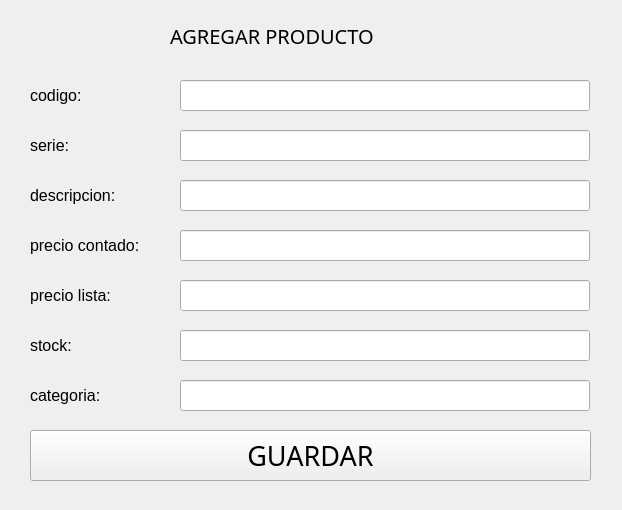
<?xml version="1.0" encoding="UTF-8"?>
<ui version="4.0">
 <class>ventanaAgregarProducto</class>
 <widget class="QMainWindow" name="ventanaAgregarProducto">
  <property name="geometry">
   <rect>
    <x>0</x>
    <y>0</y>
    <width>622</width>
    <height>510</height>
   </rect>
  </property>
  <property name="windowTitle">
   <string>MainWindow</string>
  </property>
  <widget class="QWidget" name="centralwidget">
   <widget class="QLabel" name="labelAgregarProducto">
    <property name="geometry">
     <rect>
      <x>170</x>
      <y>10</y>
      <width>300</width>
      <height>51</height>
     </rect>
    </property>
    <property name="font">
     <font>
      <family>Arial Black</family>
      <pointsize>15</pointsize>
     </font>
    </property>
    <property name="text">
     <string>AGREGAR PRODUCTO</string>
    </property>
   </widget>
   <widget class="QLabel" name="labelCodigo">
    <property name="geometry">
     <rect>
      <x>30</x>
      <y>80</y>
      <width>71</width>
      <height>31</height>
     </rect>
    </property>
    <property name="font">
     <font>
      <family>Arial</family>
      <pointsize>12</pointsize>
     </font>
    </property>
    <property name="text">
     <string>codigo:</string>
    </property>
   </widget>
   <widget class="QLabel" name="labelSerie">
    <property name="geometry">
     <rect>
      <x>30</x>
      <y>130</y>
      <width>71</width>
      <height>31</height>
     </rect>
    </property>
    <property name="font">
     <font>
      <family>Arial</family>
      <pointsize>12</pointsize>
     </font>
    </property>
    <property name="text">
     <string>serie:</string>
    </property>
   </widget>
   <widget class="QLabel" name="labelDescripcion">
    <property name="geometry">
     <rect>
      <x>30</x>
      <y>180</y>
      <width>111</width>
      <height>31</height>
     </rect>
    </property>
    <property name="font">
     <font>
      <family>Arial</family>
      <pointsize>12</pointsize>
     </font>
    </property>
    <property name="text">
     <string>descripcion:</string>
    </property>
   </widget>
   <widget class="QLabel" name="labelPrecioContado">
    <property name="geometry">
     <rect>
      <x>30</x>
      <y>230</y>
      <width>151</width>
      <height>31</height>
     </rect>
    </property>
    <property name="font">
     <font>
      <family>Arial</family>
      <pointsize>12</pointsize>
     </font>
    </property>
    <property name="text">
     <string>precio contado:</string>
    </property>
   </widget>
   <widget class="QLabel" name="labelPrecioLista">
    <property name="geometry">
     <rect>
      <x>30</x>
      <y>280</y>
      <width>121</width>
      <height>31</height>
     </rect>
    </property>
    <property name="font">
     <font>
      <family>Arial</family>
      <pointsize>12</pointsize>
     </font>
    </property>
    <property name="text">
     <string>precio lista:</string>
    </property>
   </widget>
   <widget class="QLabel" name="labelStock">
    <property name="geometry">
     <rect>
      <x>30</x>
      <y>330</y>
      <width>61</width>
      <height>31</height>
     </rect>
    </property>
    <property name="font">
     <font>
      <family>Arial</family>
      <pointsize>12</pointsize>
     </font>
    </property>
    <property name="text">
     <string>stock:</string>
    </property>
   </widget>
   <widget class="QLineEdit" name="lineEditCodigo">
    <property name="geometry">
     <rect>
      <x>180</x>
      <y>80</y>
      <width>410</width>
      <height>31</height>
     </rect>
    </property>
    <property name="font">
     <font>
      <family>Arial</family>
      <pointsize>10</pointsize>
     </font>
    </property>
   </widget>
   <widget class="QLineEdit" name="lineEditSerie">
    <property name="geometry">
     <rect>
      <x>180</x>
      <y>130</y>
      <width>410</width>
      <height>31</height>
     </rect>
    </property>
    <property name="font">
     <font>
      <family>Arial</family>
      <pointsize>10</pointsize>
     </font>
    </property>
   </widget>
   <widget class="QLineEdit" name="lineEditDescripcion">
    <property name="geometry">
     <rect>
      <x>180</x>
      <y>180</y>
      <width>410</width>
      <height>31</height>
     </rect>
    </property>
    <property name="font">
     <font>
      <family>Arial</family>
      <pointsize>10</pointsize>
     </font>
    </property>
   </widget>
   <widget class="QLineEdit" name="lineEditPrecioContado">
    <property name="geometry">
     <rect>
      <x>180</x>
      <y>230</y>
      <width>410</width>
      <height>31</height>
     </rect>
    </property>
    <property name="font">
     <font>
      <family>Arial</family>
      <pointsize>10</pointsize>
     </font>
    </property>
   </widget>
   <widget class="QLineEdit" name="lineEditPrecioLista">
    <property name="geometry">
     <rect>
      <x>180</x>
      <y>280</y>
      <width>410</width>
      <height>31</height>
     </rect>
    </property>
    <property name="font">
     <font>
      <family>Arial</family>
      <pointsize>10</pointsize>
     </font>
    </property>
   </widget>
   <widget class="QLineEdit" name="lineEditStock">
    <property name="geometry">
     <rect>
      <x>180</x>
      <y>330</y>
      <width>410</width>
      <height>31</height>
     </rect>
    </property>
    <property name="font">
     <font>
      <family>Arial</family>
      <pointsize>10</pointsize>
     </font>
    </property>
   </widget>
   <widget class="QLabel" name="labelCategoria">
    <property name="geometry">
     <rect>
      <x>30</x>
      <y>380</y>
      <width>101</width>
      <height>31</height>
     </rect>
    </property>
    <property name="font">
     <font>
      <family>Arial</family>
      <pointsize>12</pointsize>
     </font>
    </property>
    <property name="text">
     <string>categoria:</string>
    </property>
   </widget>
   <widget class="QLineEdit" name="lineEditCategoria">
    <property name="geometry">
     <rect>
      <x>180</x>
      <y>380</y>
      <width>410</width>
      <height>31</height>
     </rect>
    </property>
    <property name="font">
     <font>
      <family>Arial</family>
      <pointsize>10</pointsize>
     </font>
    </property>
   </widget>
   <widget class="QPushButton" name="btnGuardar">
    <property name="geometry">
     <rect>
      <x>30</x>
      <y>430</y>
      <width>561</width>
      <height>51</height>
     </rect>
    </property>
    <property name="font">
     <font>
      <family>Arial Black</family>
      <pointsize>20</pointsize>
     </font>
    </property>
    <property name="text">
     <string>GUARDAR</string>
    </property>
   </widget>
  </widget>
 </widget>
 <resources/>
 <connections/>
</ui>
